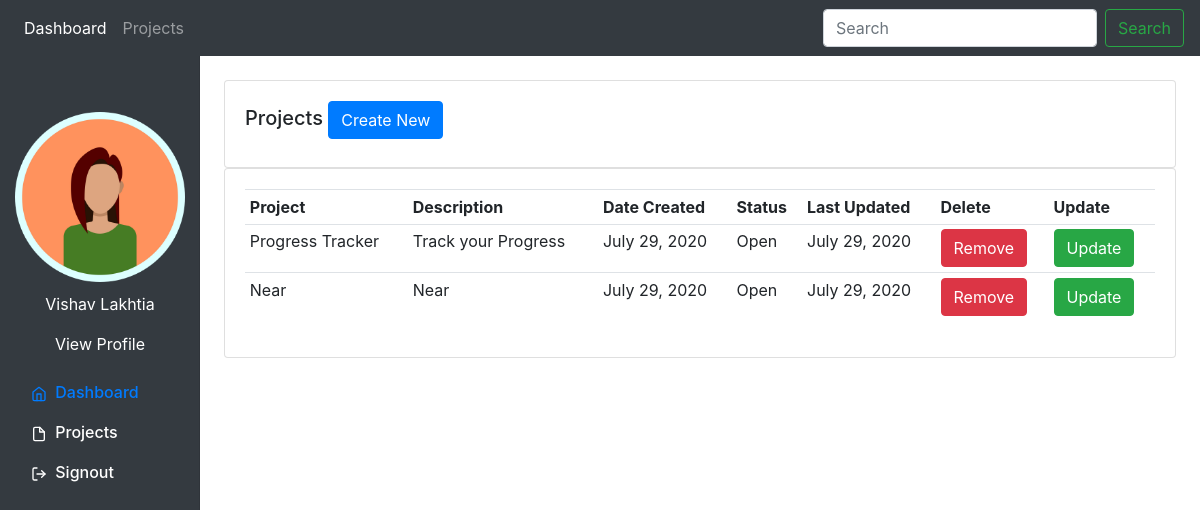
Before: /projects/ (signed in) with the older database file.
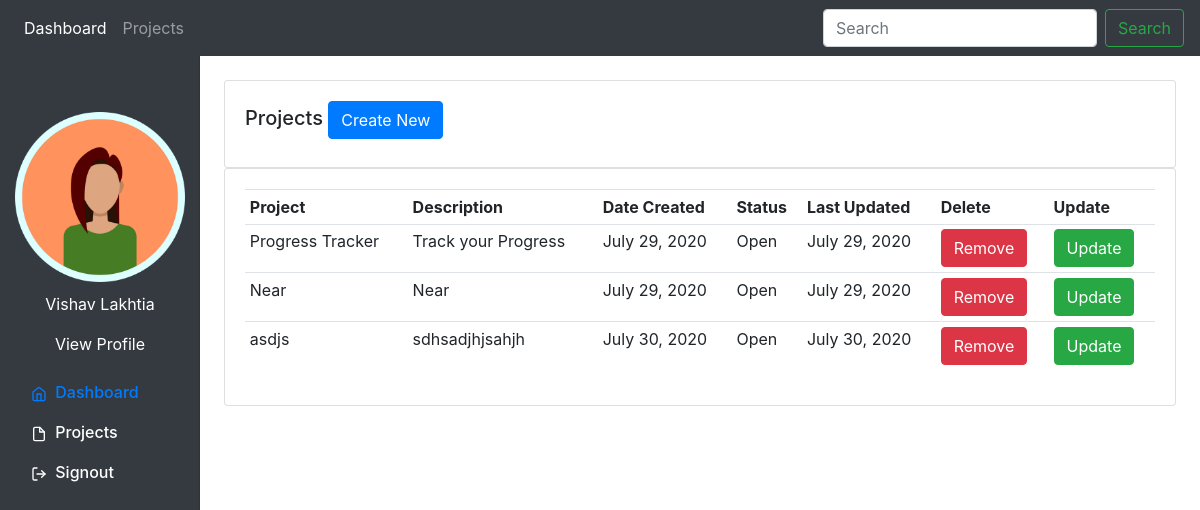
After: the same page with the newer database file.
### System/models.py (models this page shows, shortened)
class Project(models.Model):
    PROJECT_STATUS = (
        ("Open", "Open"),
        ("Closed", "Closed")
    )
    name = models.CharField(max_length=50)
    description = models.TextField(max_length=1000)
    date_created = models.DateField(auto_now=True)
    last_updated = models.DateField(auto_now=True)
    status = models.CharField(max_length=200, choices=PROJECT_STATUS, default="Open", null=True)
    created_by = models.ForeignKey(User, on_delete=models.CASCADE, related_name='user_projects')

### System/views.py (the view)
# urls.py: path('projects/', views.projects_view, name="projects"),
@login_required(login_url='login')
def projects_view(request):
    user = request.user
    projects = user.user_projects.all()
    return render(request, "project.html", {
        "projects": projects
    })

### System/templates/project.html
{% extends "base.html" %}
{% block content %}
		<br>
		<div class="row">
			<div class="col-md-12">
				<div class="card card-body">
					<h5>Projects
						<a href="{% url 'addProject'%}"> <button type="button" class="btn btn-primary align-end" style="width: auto">Create New</button></a>
					</h5>
				</div>
				<div class="card card-body">
					<table class="table table-sm">
						<tr>
							<th>Project</th>
							<th>Description</th>
							<th>Date Created</th>
                            <th>Status</th>
                            <th>Last Updated</th>
							<th>Delete</th>
							<th>Update</th>
						</tr>
						{% for project in projects %}
							<tr>
								<td>{{project.name}}</td>
								<td>{{project.description}}</td>
								<td>{{project.date_created}}</td>
								<td>{{project.status}}</td>
								<td>{{project.last_updated}}</td>
								<td><button type="button" class="btn btn-danger">Remove</button></td>
								<td><a href="{% url 'updateProject' project.id %}"><button type="button" class="btn btn-success">Update</button></a></td>
							</tr>
						{% endfor %}
					</table>
				</div>
			</div>
		</div>
{% endblock content %}

Changed rows visible on the page:
added Project: name "asdjs", description "sdhsadjhjsahjh", date_created "July 30, 2020", status "Open", last_updated "July 30, 2020"
